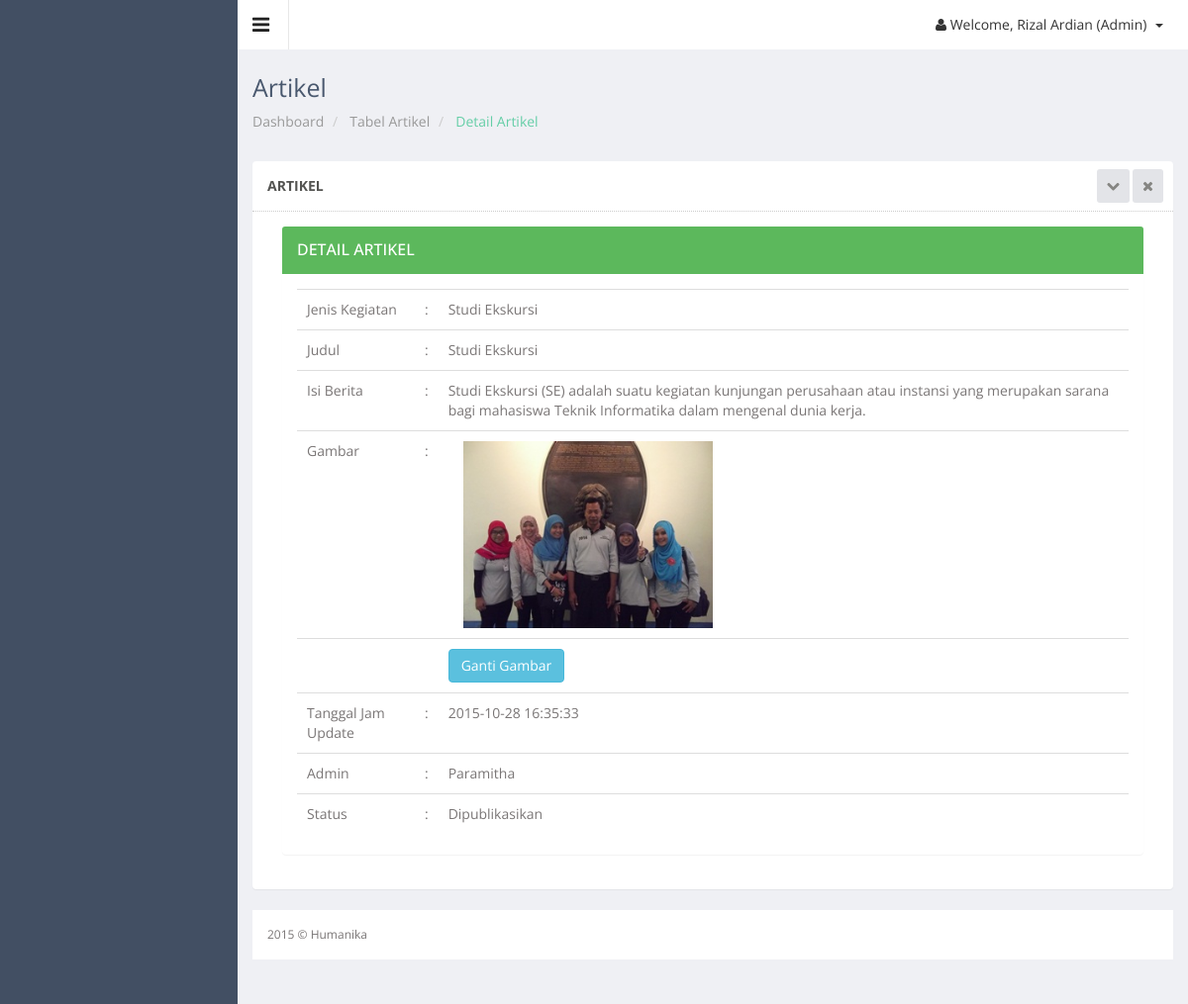
Page /admin/artikel_detail.php?id=1 (signed in) on the committed database.
### tables this page shows
CREATE TABLE IF NOT EXISTS `keg_artikel` (
  `id_artikel` int(11) NOT NULL AUTO_INCREMENT,
  `id_detail` int(11) NOT NULL,
  `judul` varchar(50) NOT NULL,
  `isi_berita` text NOT NULL,
  `publish` enum('1','0') NOT NULL,
  `gambar` varchar(100) NOT NULL,
  `nama_gambar` varchar(50) NOT NULL,
  `type_gambar` varchar(50) NOT NULL,
  `size_gambar` varchar(10) NOT NULL,
  `tgl_jam_update` datetime NOT NULL,
  `admin` varchar(25) NOT NULL,
  PRIMARY KEY (`id_artikel`),
  KEY `id_keg` (`id_detail`),
  KEY `id_detail` (`id_detail`)
);

CREATE TABLE IF NOT EXISTS `keg_jenis` (
  `id_keg` int(11) NOT NULL AUTO_INCREMENT,
  `nama_kegiatan` varchar(50) NOT NULL,
  `ket` varchar(50) NOT NULL,
  PRIMARY KEY (`id_keg`)
);

### controller/koneksi.php (called while the page is built, shortened)
<?php
class Database {
    private static $dbName = 'humanika' ;
    private static $dbHost = 'localhost' ;
    private static $dbUsername = 'root';
    private static $dbUserPassword = 'rizalex';
    private static $con = null;
    public static function connect() {
        if ( null == self::$con ) {
            try {
                self::$con =  new PDO( "mysql:host=".self::$dbHost.";"."dbname=".self::$dbName,
                        self::$dbUsername, self::$dbUserPassword);
            }
            catch(PDOException $e) {
                die($e->getMessage());
            }
        }
        return self::$con;
    }
}
?>

### controller/artikel-control.php (called while the page is built, shortened)
<?php
include_once 'koneksi.php';
class ArtikelController {
    private $koneksi;
    public function __construct() {
        $this->koneksi = Database::connect();
    }
	public function DaftarDetail($kode) {
        try {
            $sst = $this->koneksi->prepare("SELECT * FROM keg_artikel natural join keg_jenis_detail natural join keg_jenis where id_artikel='$kode'");
            $sst->execute();
            return $r = $sst->fetchAll(PDO::FETCH_OBJ);
            $this->koneksi = Database::disconnect();
        } catch (PDOException $exc) {
            echo $exc->getMessage();
        }
    }
}
?>

### admin/artikel_detail.php (the view, shortened to what this page needs)
<!DOCTYPE html>
<html lang="en">
<head>
  <link href="../js/advanced-datatable/css/demo_page.css" rel="stylesheet" />
  <link href="../js/advanced-datatable/css/demo_table.css" rel="stylesheet" />
  <link rel="stylesheet" href="../js/data-tables/DT_bootstrap.css" />
  <link href="../css/style.css" rel="stylesheet">
  <link href="../css/style-responsive.css" rel="stylesheet">
</head>
<body class="sticky-header">
<section>
    <div class="main-content" >
        <div class="header-section">
        <a class="toggle-btn"><i class="fa fa-bars"></i></a>
        <div class="menu-right">
            <ul class="notification-menu">
                <li>
                    <a href="#" class="btn btn-default dropdown-toggle" data-toggle="dropdown">
                        <i class="fa fa-user"></i>
                        Welcome, <?php
                            if(($_SESSION['lvl_user']==1)) {
                                echo $_SESSION['nm_user'];
                            }
                            ?> (Admin)
                        <span class="caret"></span>
                    </a>
                </li>
            </ul>
        </div>
        </div>
        <div class="page-heading">
            <h3>
                Artikel
            </h3>
            <ul class="breadcrumb">
                <li>
                    <a href="index.php"> Dashboard</a>
                </li>
				<li>
                    <a href="artikel.php"> Tabel Artikel</a>
                </li>
                <li class="active"> Detail Artikel</li>
            </ul>
        </div>
        <div class="wrapper">
        <div class="row">
        <div class="col-lg-12">
        <section class="panel">
        <header class="panel-heading">
            Artikel
            <span class="tools pull-right">
                <a href="javascript:;" class="fa fa-chevron-down"></a>
                <a href="javascript:;" class="fa fa-times"></a>
             </span>
        </header>
		<div class="panel-body">
		<div class="col-lg-12">
		<div class="panel panel-success">
				<div class="panel-heading">
                    <h3 class="panel-title">Detail Artikel</h3>
                </div>
                <div class="panel-body">
                    <?php
					include_once '../controller/artikel-control.php';
					$kode = $_GET['id'];
					$client = new ArtikelController();
					$tampil = $client->DaftarDetail($kode);
					foreach ($tampil as $data) {
					$stat=$data->publish;
					echo "<table class='table table-hover'>";
					echo "<tr><td>Jenis Kegiatan </td><td>:</td><td> $data->nama_kegiatan</td></tr>";
					echo "<tr><td>Judul</td><td>:</td><td> $data->judul</td></tr>";
					echo "<tr><td>Isi Berita</td><td>:</td><td> $data->isi_berita</td></tr>";
					echo "<tr><td>Gambar</td><td>:</td><td><div class='col-md-5'><div class='blog-img-sm'> <img src='$data->gambar'/></div></div></td></tr>";
					echo "<tr><td></td><td></td><td> <a href='artikel_edit_gambar.php?id=$data->id_artikel'><button class='btn btn-info' type='button'>Ganti Gambar</button></a></td></tr>";
					echo "<tr><td>Tanggal Jam Update</td><td>:</td><td> $data->tgl_jam_update</td></tr>";
					echo "<tr><td>Admin </td><td>:</td><td> $data->admin</td></tr>";
					echo "<tr><td>Status </td><td>:</td>"; if($stat==1) { echo"<td>Tidak Dipublikasikan</td></tr>";}
					else { echo"<td>Dipublikasikan</td></tr>";}
					echo "</table>";
					}
					?>
                </div>
                </div>
		</div>
		</div>
        </section>
        <footer>
            2015 &copy; Humanika
        </footer>
    </div>
</section>
</body>
</html>

### rows in the picture
keg_artikel: keg_jenis.nama_kegiatan "Studi Ekskursi", judul "Studi Ekskursi", isi_berita "Studi Ekskursi (SE) adalah suatu kegiatan kunjungan perusahaan atau instansi yang merupakan sarana bagi mahasiswa Teknik Informatika dalam mengenal dunia kerja.", gambar (picture), tgl_jam_update "2015-10-28 16:35:33", admin "Paramitha", publish "Dipublikasikan"

### other values in the picture
$_SESSION['nm_user'] "Rizal Ardian"
